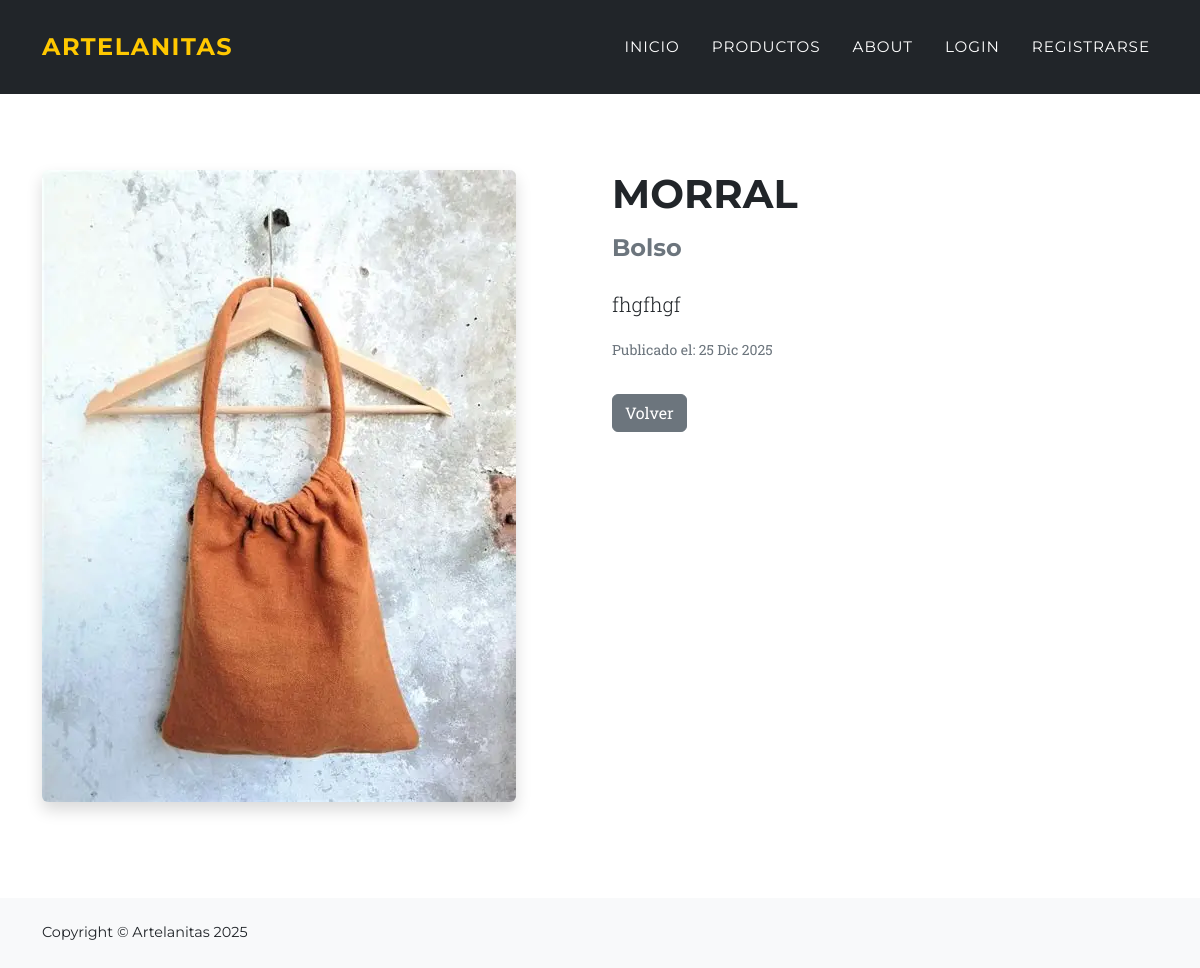
/producto/6/, run on the app's committed database.
### negocio/models.py (models this page shows, shortened)
class Product(models.Model):
    nombre = models.CharField(max_length=200)
    categoria = models.CharField(max_length=100, blank=True)
    subtitulo = models.CharField(max_length=200, blank=True)
    descripcion = RichTextField(blank=True)
    imagen = models.ImageField(upload_to='products/', blank=True, null=True)
    precio = models.IntegerField()
    fecha_creacion = models.DateTimeField(default=timezone.now)

### negocio/views.py (the view)
# urls.py: path('producto/<int:pk>/', views.ProductDetail.as_view(), name='product_detail'),
class ProductDetail(DetailView):
    model = Product
    template_name = "negocio/detalle_producto.html"

### negocio/templates/negocio/detalle_producto.html (shortened to what this page needs)
{% extends "negocio/base.html" %}
{% block content %}
<section class="page-section" style="padding-top: 120px;">
    <div class="container">
        <div class="row">
            <div class="col-md-6">
                {% if object.imagen %}
                    <img class="img-fluid rounded shadow" src="{{ object.imagen.url }}" alt="{{ object.nombre }}">
                {% else %}
                    <img class="img-fluid rounded shadow" src="https://dummyimage.com/600x400/343a40/6c757d" alt="...">
                {% endif %}
            </div>
            <div class="col-md-6">
                <h2 class="section-heading text-uppercase">{{ object.nombre }}</h2>
                <h4 class="text-muted">{{ object.categoria }}</h4>
                <p class="lead mt-4">{{ object.descripcion|safe }}</p> <p class="text-muted small">Publicado el: {{ object.fecha_creacion|date:"d M Y" }}</p>
                <a href="{% url 'inicio' %}" class="btn btn-secondary mt-3">Volver</a>
            </div>
        </div>
    </div>
</section>
{% endblock %}

### data on the page
Product: imagen (picture), nombre "MORRAL", categoria "Bolso", descripcion "fhgfhgf", fecha_creacion "25 Dic 2025"
